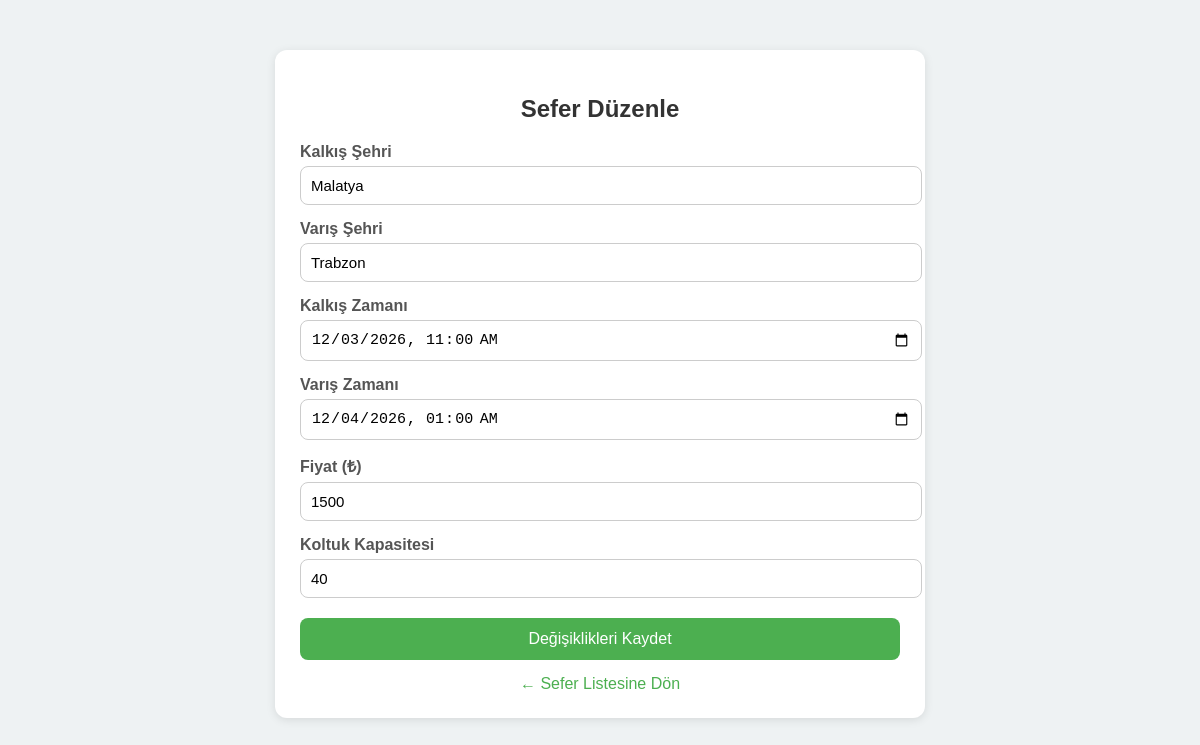
Page /edit_trip.php?id=68e281cb8cba67.08368530 (signed in) on the committed database.
### tables this page shows
CREATE TABLE Trips (
    id TEXT PRIMARY KEY,
    company_id TEXT NOT NULL,
    destination_city TEXT NOT NULL,
    arrival_time DATETIME NOT NULL,
    departure_time DATETIME NOT NULL,
    departure_city TEXT NOT NULL,
    price INTEGER NOT NULL,
    capacity INTEGER NOT NULL,
    created_date TIMESTAMP DEFAULT CURRENT_TIMESTAMP,
    FOREIGN KEY (company_id) REFERENCES Bus_Company(id)
);

### edit_trip.php (the view, shortened to what this page needs)
<?php
require_once 'includes/config.php';
$trip_id = $_GET['id'];
$stmt = $db->prepare("SELECT * FROM Trips WHERE id = :id");
$stmt->execute([':id' => $trip_id]);
$trip = $stmt->fetch(PDO::FETCH_ASSOC);
?>
<!DOCTYPE html>
<html lang="tr">
<head>
</head>
<body>
<div class="container">
    <h2>Sefer Düzenle</h2>
    <form method="POST">
        <label>Kalkış Şehri</label>
        <input type="text" name="departure_city" value="<?php echo htmlspecialchars($trip['departure_city']); ?>" required>
        <label>Varış Şehri</label>
        <input type="text" name="destination_city" value="<?php echo htmlspecialchars($trip['destination_city']); ?>" required>
        <label>Kalkış Zamanı</label>
        <input type="datetime-local" name="departure_time" value="<?php echo date('Y-m-d\TH:i', strtotime($trip['departure_time'])); ?>" required>
        <label>Varış Zamanı</label>
        <input type="datetime-local" name="arrival_time" value="<?php echo date('Y-m-d\TH:i', strtotime($trip['arrival_time'])); ?>" required>
        <label>Fiyat (₺)</label>
        <input type="number" name="price" value="<?php echo htmlspecialchars($trip['price']); ?>" required>
        <label>Koltuk Kapasitesi</label>
        <input type="number" name="capacity" value="<?php echo htmlspecialchars($trip['capacity']); ?>" required>
        <button type="submit">Değişiklikleri Kaydet</button>
    </form>
    <a href="trips_list.php">← Sefer Listesine Dön</a>
</div>
</body>
</html>

### edit_trip.php (style rules this page uses)
body { font-family: Arial, sans-serif; background-color: #eef2f3; margin: 0; padding: 0; }
.container { max-width: 600px; margin: 50px auto; background: #fff; padding: 25px; border-radius: 12px; box-shadow: 0 2px 10px rgba(0,0,0,0.1); }
h2 { text-align: center; color: #333; }
label { display: block; margin-top: 15px; font-weight: bold; color: #555; }
input { width: 100%; padding: 10px; margin-top: 5px; border: 1px solid #ccc; border-radius: 8px; font-size: 15px; }
button { margin-top: 20px; width: 100%; padding: 12px; background-color: #4CAF50; color: white; border: none; border-radius: 8px; font-size: 16px; cursor: pointer; }
a { display: block; text-align: center; margin-top: 15px; text-decoration: none; color: #4CAF50; }

### rows in the picture
trips: departure_city "Malatya", destination_city "Trabzon", departure_time "12/03/2026 11:00", arrival_time "12/04/2026 01:00", price "1500", capacity "40"
